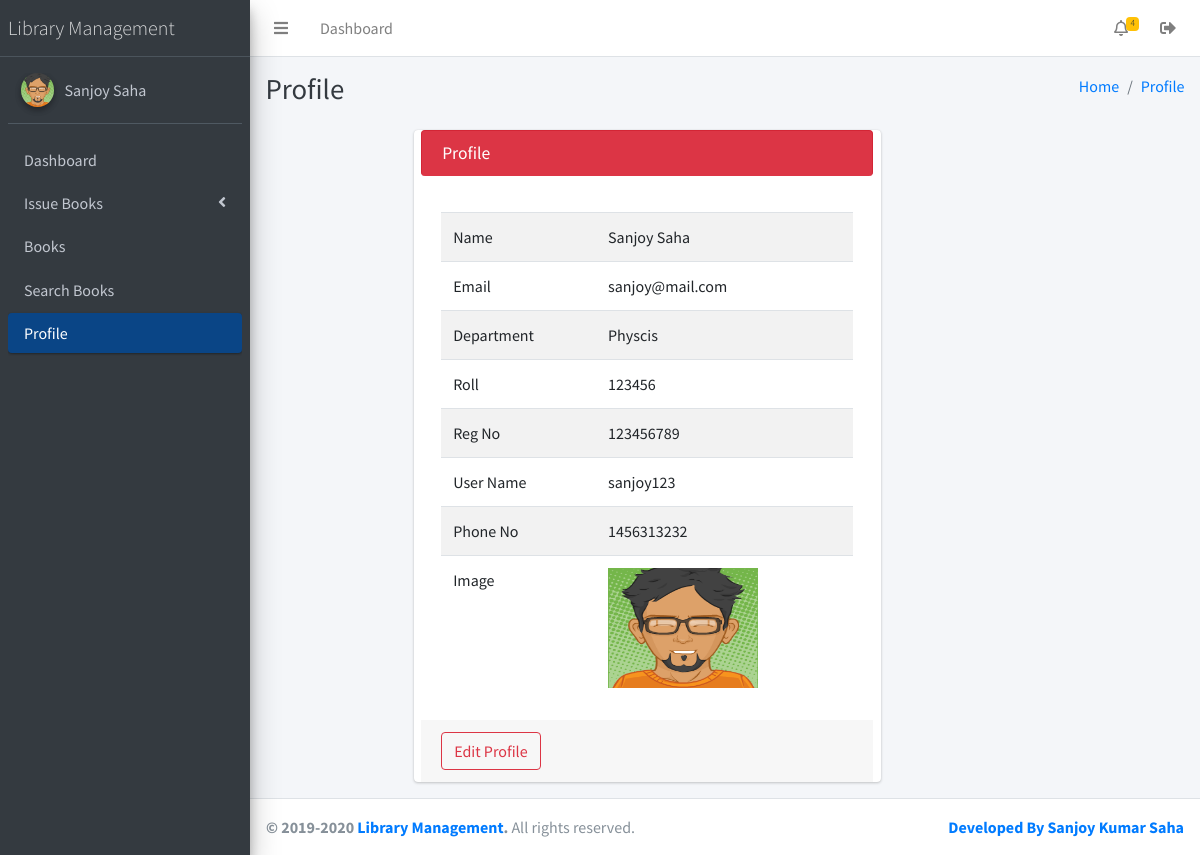
Page /student/profile.php (signed in) on the committed database.
### tables this page shows
CREATE TABLE `settings` (
  `id` int(5) NOT NULL,
  `name` varchar(255) NOT NULL,
  `email` varchar(255) NOT NULL,
  `address` varchar(255) NOT NULL,
  `phone` varchar(255) NOT NULL,
  `image` varchar(255) NOT NULL DEFAULT 'image.png'
);

CREATE TABLE `students` (
  `id` int(11) NOT NULL,
  `f_name` varchar(255) NOT NULL DEFAULT '0',
  `l_name` varchar(255) NOT NULL DEFAULT '0',
  `department_id` varchar(255) DEFAULT NULL,
  `roll` int(20) NOT NULL,
  `reg_no` int(20) NOT NULL,
  `email` varchar(255) NOT NULL DEFAULT '0',
  `user_name` varchar(255) NOT NULL DEFAULT '0',
  `password` varchar(255) NOT NULL DEFAULT '0',
  `phone_no` varchar(255) NOT NULL DEFAULT '0',
  `img` varchar(255) DEFAULT 'image.png',
  `status` tinyint(1) NOT NULL,
  `datetime` timestamp NOT NULL DEFAULT CURRENT_TIMESTAMP
);

CREATE TABLE `departments` (
  `id` int(6) NOT NULL,
  `department_name` varchar(255) NOT NULL
);

### student/profile.php (the view, shortened to what this page needs)
<?php
require_once ('include/header.php');
require_once ('include/sidebar.php');
?>
    <div class="content-wrapper">
        <div class="content-header">
            <div class="container-fluid">
                <div class="row mb-2">
                    <div class="col-sm-6">
                        <h1 class="m-0 text-dark">Profile</h1>
                    </div>
                    <div class="col-sm-6">
                        <ol class="breadcrumb float-sm-right">
                            <li class="breadcrumb-item"><a href="index.php">Home</a></li>
                            <li class="breadcrumb-item active"><a href="javascript:avoid(0)">Profile</a></li>
                        </ol>
                    </div>
                </div>
            </div>
        </div>
        <section class="content">
            <div class="row">
                <div class="col-md-12">
                    <div class="card col-md-6 offset-2">
                        <div class="card-header alert alert-danger">
                            <h3 class="card-title">Profile</h3>
                        </div>
                        <div class="card-body">
                            <table class="table table-striped">
                                <?php
                                $student_info = $_SESSION['student_id'];
                                $query = mysqli_query($conn, "SELECT * FROM students WHERE id = '$student_info' ");
                                while($result = mysqli_fetch_assoc($query)):
                                $id= $result['department_id'];
                                $dep = mysqli_query($conn, "SELECT * FROM departments WHERE id = '$id'");
                                while($department = mysqli_fetch_assoc($dep)):
                                ?>
                                <tr>
                                    <td>Name</td>
                                    <td><?= $result['f_name'] . ' ' . $result['l_name']?></td>
                                </tr>
                                <tr>
                                    <td>Email</td>
                                    <td><?= $result['email']?></td>
                                </tr>
                                <tr>
                                    <td>Department</td>
                                    <td><?= $department['department_name']?></td>
                                </tr>
                                <tr>
                                    <td>Roll</td>
                                    <td><?= $result['roll']?></td>
                                </tr>
                                <tr>
                                    <td>Reg No</td>
                                    <td><?= $result['reg_no']?></td>
                                </tr>
                                <tr>
                                    <td>User Name</td>
                                    <td><?= $result['user_name']?></td>
                                </tr>
                                <tr>
                                    <td>Phone No</td>
                                    <td><?= $result['phone_no']?></td>
                                </tr>
                                <tr>
                                    <td>Image</td>
                                    <td><img src="../dist/images/students/<?= $result['img']?>" alt="" style="height: 120px; width: 150px;"></td>
                                </tr>
                            </table>
                        </div>
                        <div class="card-footer">
                            <button class="btn btn-outline-danger" data-toggle="modal" data-target="#book-<?= $result['id']?>">Edit Profile</button>
                        </div>
                        <?php endwhile; endwhile;?>
                    </div>
                </div>
            </div>
        </section>
    </div>
<?php require_once ('include/footer.php');?>

### student/include/sidebar.php (shortened to what this page needs)
<?php
$page = explode('/', $_SERVER['PHP_SELF']);
$page = end($page);
?>
<aside class="main-sidebar sidebar-dark-primary elevation-4">
    <?php
    $query = mysqli_query($conn, "SELECT * FROM settings");
    while($result = mysqli_fetch_assoc($query)):
        ?>
        <a href="index.php" class="brand-link">
            <span class="brand-text font-weight-light"><?= $result['name']?></span>
        </a>
    <?php endwhile;?>
    <div class="sidebar">
        <div class="user-panel mt-3 pb-3 mb-3 d-flex">
            <?php
            $id = $_SESSION['student_id'];
            $query = mysqli_query($conn, "SELECT * FROM students WHERE id = '$id'");
            $result = mysqli_fetch_assoc($query);
            ?>
            <div class="image">
                <img src="../dist/images/students/<?= $result['img']?>" class="img-circle elevation-2" alt="User Image">
            </div>
            <div class="info">
                <a href="profile.php" class="d-block"><?= $result['f_name'].' '.$result['l_name']?></a>
            </div>
        </div>
        <nav class="mt-2">
            <ul class="nav nav-pills nav-sidebar flex-column" data-widget="treeview" role="menu" data-accordion="false">
                <li class="nav-item">
                    <a href="index.php" class="nav-link <?= $page == 'index.php' ? 'active' : ''?>">
                        <p>Dashboard</p>
                    </a>
                </li>
                <li class="nav-item has-treeview <?= $page == 'all_issue_book.php' ? 'menu-open' : '' ?><?= $page == 'books_record.php' ? 'menu-open' : '' ?>">
                    <a href="#" class="nav-link <?= $page == 'all_issue_book.php' ? 'active' : '' ?><?= $page == 'books_record.php' ? 'active' : '' ?>">
                      <p>Issue Books<i class="right fas fa-angle-left"></i>
                      </p>
                    </a>
                </li>
                <li class="nav-item">
                    <a href="books.php" class="nav-link <?= $page == 'books.php' ? 'active' : ''?>">
                        <p>Books</p>
                    </a>
                </li>
                <li class="nav-item">
                    <a href="search_books.php" class="nav-link <?= $page == 'search_books.php' ? 'active' : ''?>">
                        <p>Search Books</p>
                    </a>
                </li>
                <li class="nav-item">
                    <a href="profile.php" class="nav-link <?= $page == 'profile.php' ? 'active' : ''?>">
                        <p>Profile</p>
                    </a>
                </li>
            </ul>
        </nav>
    </div>
</aside>

### student/include/footer.php (shortened to what this page needs)
<footer class="main-footer">
    <div class="float-right d-none d-sm-inline">
        <strong><a href="https://www.facebook.com/sahaksanjoy">Developed By Sanjoy Kumar Saha</a></strong>
    </div>
    <?php
    $query = mysqli_query($conn, "SELECT * FROM settings");
    while($result = mysqli_fetch_assoc($query)):
        ?>
        <strong>&copy; 2019-<?php echo date('Y');?> <a href="#"><?= $result['name']?></a>.</strong> All rights reserved.
    <?php endwhile;?>
</footer>
</div>
</body>
</html>

### student/include/header.php (style rules this page uses)
.sidebar-dark-primary .nav-sidebar > .nav-item > .nav-link.active, .sidebar-light-primary .nav-sidebar > .nav-item > .nav-link.active { background-color: #0a4586; }

### rows in the picture
settings: name "Library Management"
students: img (picture), f_name "Sanjoy", l_name "Saha", email "sanjoy@mail.com", roll "123456", reg_no "123456789", user_name "sanjoy123", phone_no "1456313232"
departments: department_name "Physcis", students.img (picture)

### other values in the picture
$tt_issue_books "4"
